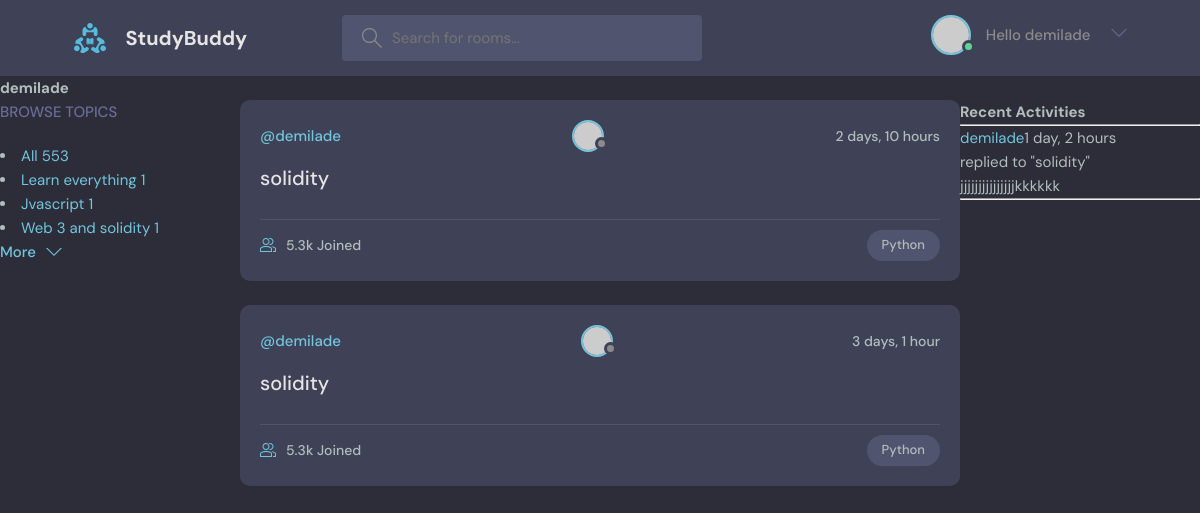
Screenshot of /userProfile/3 (signed in) with the database file from the repository.
### base/models.py (models this page shows, shortened)
class Topic(models.Model):
    name = models.CharField(max_length=200)

class Room(models.Model):
    host = models.ForeignKey(User, on_delete=models.SET_NULL, null=True)
    topic =  models.ForeignKey(Topic, on_delete=models.SET_NULL, null=True)
    name = models.CharField(max_length=200)
    description = models.TextField(null= True, blank= True)
    participants = models.ManyToManyField(User, related_name='participant', blank=True)
    updated = models.DateTimeField(auto_now = True)
    created = models.DateTimeField(auto_now_add=True)
    class Meta:
        ordering = ['-updated','-created']
    def __str__(self):
        return self.name

class Message(models.Model):
    user= models.ForeignKey(User, on_delete=models.CASCADE)
    room  = models.ForeignKey(Room, on_delete=models.CASCADE)
    body = models.TextField()
    updated = models.DateTimeField(auto_now = True)
    created = models.DateTimeField(auto_now_add=True)
    class Meta:
        ordering = ['-updated','-created']
    def __str__(self):
        return self.body[0:50]

### base/views.py (the view)
# urls.py: path('userProfile/<str:pk>', views.userProfile, name='userProfile'),
@login_required(login_url='loginPage')
def userProfile(request, pk):
    user = User.objects.get(id=pk)
    rooms = user.room_set.all()
    room_message= user.message_set.all()
    topics= Topic.objects.all()
    context={
        'user':user,
        'rooms':rooms,
        'room_messages': room_message,
        'topics':topics
        }
    return render(request,'base/profile.html',context)

### base/templates/base/profile.html (shortened to what this page needs)
{%  extends 'main.html' %}
{% block content %}
<h1>{{user.username}}</h1>
        <div class="profile-container">
            <div>
                {% include 'base/topic_component.html' %}
            </div>
            <div>
                {% include 'base/feed_component.html' %}
            </div>
            <div>
                {% include 'base/activity_component.html' %}
            </div>
        </div>
{% endblock content %}

### templates/navbar.html (shortened to what this page needs)
{% load static %}
<header class="header header--loggedIn">
    <div class="container">
      <a href="/" class="header__logo">
        <img src="{% static 'images/logo.svg' %}" />
        <h1>StudyBuddy</h1>
      </a>
      <form method="GET" action="{%url 'home' %}" class="header__search">
        <label>
          <input type="text"  name="q" placeholder="Search for rooms..." />
        </label>
      </form>
      <nav class="header__menu">
{% if user.is_authenticated %}
        <div class="header__user">
          <a href="{% url 'userProfile' user.id %}">
            <div class="avatar avatar--medium active">
              <img src="https://randomuser.me/api/portraits/men/37.jpg" />
            </div>
    <div>Hello {{user.username}}</div>
          </a>
          <button class="dropdown-button">
            <svg version="1.1" xmlns="http://www.w3.org/2000/svg" width="32" height="32" viewBox="0 0 32 32">
              <title>chevron-down</title>
              <path d="M16 21l-13-13h-3l16 16 16-16h-3l-13 13z"></path>
            </svg>
          </button>
        </div>
        {% else %}
        <a href="{% url 'loginPage' %}">
          <img src="{% static 'images/avatar.svg' %}" />
          <p>Login</p>
        </a>
  {% endif %}
      </nav>
    </div>
  </header>
<div>

### base/templates/base/topic_component.html (shortened to what this page needs)
<div class="topics">
    <div class="topics__header">
      <h2>Browse Topics</h2>
    </div>
                    <li>
                    <a href="{% url 'home' %}" class="active">All <span>553</span></a>
                 </li>
            {% for topic in topics %}
                  <li>
                    <a href="{% url 'home'  %}?q={{topic.name}}">{{topic.name}}  <span>{{topic.room_set.all.count}}</span> </a>
                  </li>
            {% endfor %}
            <a class="btn btn--link" href="topics.html">
                  More
                  <svg version="1.1" xmlns="http://www.w3.org/2000/svg" width="32" height="32" viewBox="0 0 32 32">
                    <title>chevron-down</title>
                    <path d="M16 21l-13-13h-3l16 16 16-16h-3l-13 13z"></path>
                  </svg>
                </a>
              </div>

### base/templates/base/feed_component.html (shortened to what this page needs)
            {% for room in rooms %}
            <div class="roomListRoom">
                <div class="roomListRoom__header">
                  <a  href="{% url 'userProfile' room.host.id %}" class="roomListRoom__author">@{{room.host.username}}</a>
                                  <div class="avatar avatar--small">
                      <img src="https://randomuser.me/api/portraits/women/11.jpg" />
                    </div>
                  <div class="roomListRoom__actions">
                    <span>{{room.created|timesince}}</span>
                  </div>
                </div>
                <div class="roomListRoom__content">
                  <a href="{% url 'room' room.id %}">{{room.name}}</a>
                </div>
                <div class="roomListRoom__meta">
                  <a href="room.html" class="roomListRoom__joined">
                    5.3k Joined
                  </a>
                  <p class="roomListRoom__topic">Python</p>
                </div>
              </div>
              {% endfor %}

### base/templates/base/activity_component.html (shortened to what this page needs)
    <h2> Recent Activities</h2>
    <hr>
    {% for message in room_messages%}
        <div>
            <div><a href="{% url 'userProfile' message.user.id %}">{{message.user}} </a>{{message.created|timesince}}</div>
           <small>replied to "{{message.room}}"</small>
            <p>{{message}}</p>
            <hr>
        </div>
    {% endfor %}

### base/templates/base/profile.html (style rules this page uses)
.profile-container { display: grid; grid-template-columns: 1fr 3fr 1fr; }

### rows the page displays
Topic: name "Learn everything", room_set.all.count "1"
Topic: name "Jvascript", room_set.all.count "1"
Topic: name "Web 3 and solidity", room_set.all.count "1"
Room: host.username "demilade", created "2 days, 10 hours", name "solidity"
Room: host.username "demilade", created "3 days, 1 hour", name "solidity"
Message: user "demilade", created "1 day, 2 hours", room "solidity", body "jjjjjjjjjjjjjjjkkkkkk"

### other values shown
{{ user.username }} "demilade"
